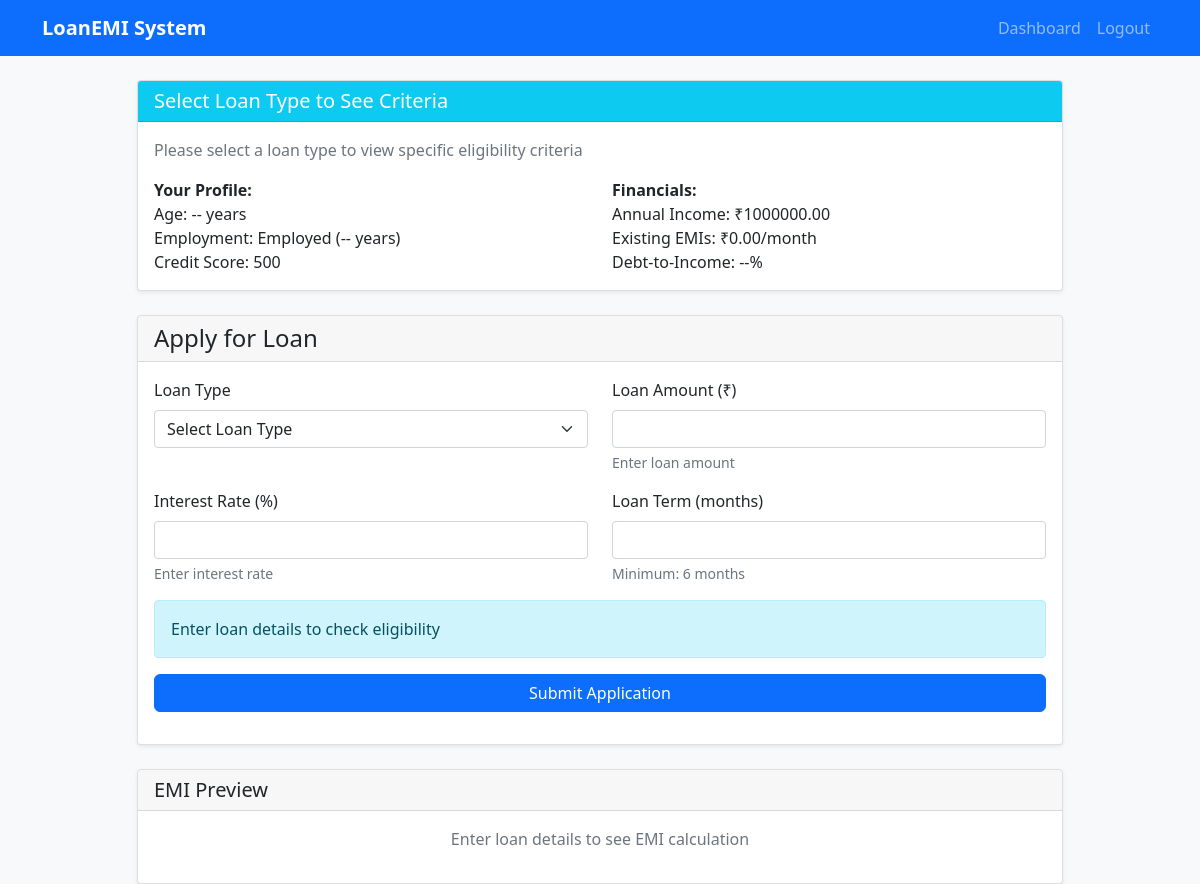
The page /apply_loan (signed in) on the database its author committed.
### database.py (models this page shows, shortened)
class User(db.Model, UserMixin):  # ADD UserMixin here
    id = db.Column(db.Integer, primary_key=True)
    username = db.Column(db.String(80), unique=True, nullable=False)
    email = db.Column(db.String(120), unique=True, nullable=False)
    password = db.Column(db.String(200), nullable=False)
    annual_income = db.Column(db.Float, nullable=False, default=0)
    employment_status = db.Column(db.String(50), nullable=False, default='Unemployed')
    credit_score = db.Column(db.Integer, default=650)
    date_of_birth = db.Column(db.DateTime)
    employment_start_date = db.Column(db.DateTime)
    existing_emis = db.Column(db.Float, default=0)
    created_at = db.Column(db.DateTime, default=datetime.utcnow)
    loans = db.relationship('Loan', backref='user', lazy=True)
    @property
    def is_authenticated(self):
        return True

### app.py (the view, shortened to what this page needs)
@app.route('/apply_loan', methods=['GET', 'POST'])
@login_required
def apply_loan():
    return render_template('apply_loan.html')

### app.py (called while the page is built)
@login_manager.user_loader
def load_user(user_id):
    return User.query.get(int(user_id))

### templates/apply_loan.html (shortened to what this page needs)
{% extends "base.html" %}
{% block content %}
<div class="row justify-content-center">
    <div class="col-md-10">
        <div class="card mb-4">
            <div class="card-header bg-info text-white">
                <h5 class="mb-0" id="criteriaTitle">Select Loan Type to See Criteria</h5>
            </div>
            <div class="card-body">
                <div id="loanCriteria">
                    <p class="text-muted">Please select a loan type to view specific eligibility criteria</p>
                </div>
                <div class="row mt-3">
                    <div class="col-md-6">
                        <strong>Your Profile:</strong><br>
                        Age: <span id="userAge">--</span> years<br>
                        Employment: {{ current_user.employment_status }} (<span id="employmentYears">--</span> years)<br>
                        Credit Score: <span id="userCreditScore">{{ current_user.credit_score }}</span>
                    </div>
                    <div class="col-md-6">
                        <strong>Financials:</strong><br>
                        Annual Income: ₹{{ "%.2f"|format(current_user.annual_income) }}<br>
                        Existing EMIs: ₹{{ "%.2f"|format(current_user.existing_emis) }}/month<br>
                        Debt-to-Income: <span id="currentDti">--</span>%
                    </div>
                </div>
            </div>
        </div>
        <div class="card">
            <div class="card-header">
                <h4 class="mb-0">Apply for Loan</h4>
            </div>
            <div class="card-body">
                <form method="POST">
                    <div class="row">
                        <div class="col-md-6 mb-3">
                            <label for="loan_type" class="form-label">Loan Type</label>
                            <select class="form-select" id="loan_type" name="loan_type" required>
                                <option value="">Select Loan Type</option>
                            </select>
                        </div>
                        <div class="col-md-6 mb-3">
                            <label for="loan_amount" class="form-label">Loan Amount (₹)</label>
                            <input type="number" class="form-control" id="loan_amount" name="loan_amount" min="1000" step="1000" required>
                            <div class="form-text" id="amountHelp">Enter loan amount</div>
                        </div>
                    </div>
                    <div class="row">
                        <div class="col-md-6 mb-3">
                            <label for="interest_rate" class="form-label">Interest Rate (%)</label>
                            <input type="number" class="form-control" id="interest_rate" name="interest_rate" min="1" max="30" step="0.1" required>
                            <div class="form-text" id="rateHelp">Enter interest rate</div>
                        </div>
                        <div class="col-md-6 mb-3">
                            <label for="loan_term" class="form-label">Loan Term (months)</label>
                            <input type="number" class="form-control" id="loan_term" name="loan_term" min="6" max="360" required>
                            <div class="form-text">Minimum: 6 months</div>
                        </div>
                    </div>
                    <div class="mb-3">
                        <div id="eligibilityMessage" class="alert alert-info">
                            Enter loan details to check eligibility
                        </div>
                    </div>
                    <div class="mb-3">
                        <button type="submit" class="btn btn-primary w-100" id="submitBtn">Submit Application</button>
                    </div>
                </form>
            </div>
        </div>
        <div class="card mt-4">
            <div class="card-header">
                <h5 class="mb-0">EMI Preview</h5>
            </div>
            <div class="card-body">
                <div id="emiPreview" class="text-center">
                    <p class="text-muted">Enter loan details to see EMI calculation</p>
                </div>
            </div>
        </div>
    </div>
</div>
{% endblock %}

### static/css/style.css (style rules this page uses)
body { background-color: #f8f9fa; }
.card { box-shadow: 0 0.125rem 0.25rem rgba(0, 0, 0, 0.075); border: 1px solid rgba(0, 0, 0, 0.125); }
.alert { margin-bottom: 1rem; }
.btn { border-radius: 0.375rem; }

### rows shown on the page
User: employment_status "Employed", credit_score "500", annual_income "1000000.00", existing_emis "0.00"
